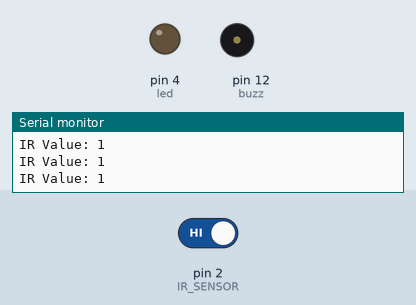
Simulated run of this sketch. Board: Arduino Uno, built with avr-gcc and run on an emulated ATmega328P. Parts: output pins drawn as LEDs (lit = HIGH), buzzer (waves = sounding, pin HIGH), the last lines printed to the serial monitor. The test bench sets the inputs (shaded band); at power-on: pin 2 (IR_SENSOR) HIGH.

Above: at 2.8 s.
2.9 s: pin 2 (IR_SENSOR) driven LOW
At 5.0 s:
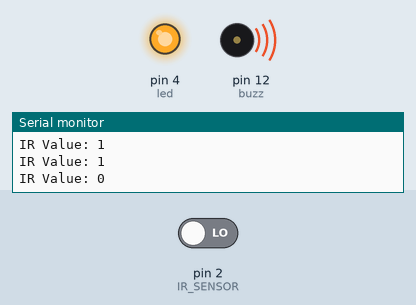
Timing chart, 0 to 6.5 s (numbered marks = the images above; inputs shaded):
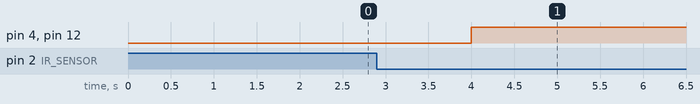

The sketch:

IR_sensor.ino
```cpp
int IR_SENSOR=2;
int led=4;
int buzz=12;
void setup() {
  // put your setup code here, to run once:
  pinMode(IR_SENSOR, INPUT);
  pinMode(led, OUTPUT);
  pinMode(buzz, OUTPUT);
  Serial.begin(115200);
}

void loop() {
  // put your main code here, to run repeatedly:
  int sensorValue= digitalRead(IR_SENSOR);
  Serial.print("IR Value: ");
  Serial.println(sensorValue);
  delay(1000);
  if(sensorValue==LOW){
    digitalWrite(led,HIGH);
    digitalWrite(buzz,HIGH);
    delay(5000);
  }
}
```

Measured:
- after the input at 2.9 s, pin 4 (led), pin 12 (buzz): LOW → HIGH after 1.1 s
